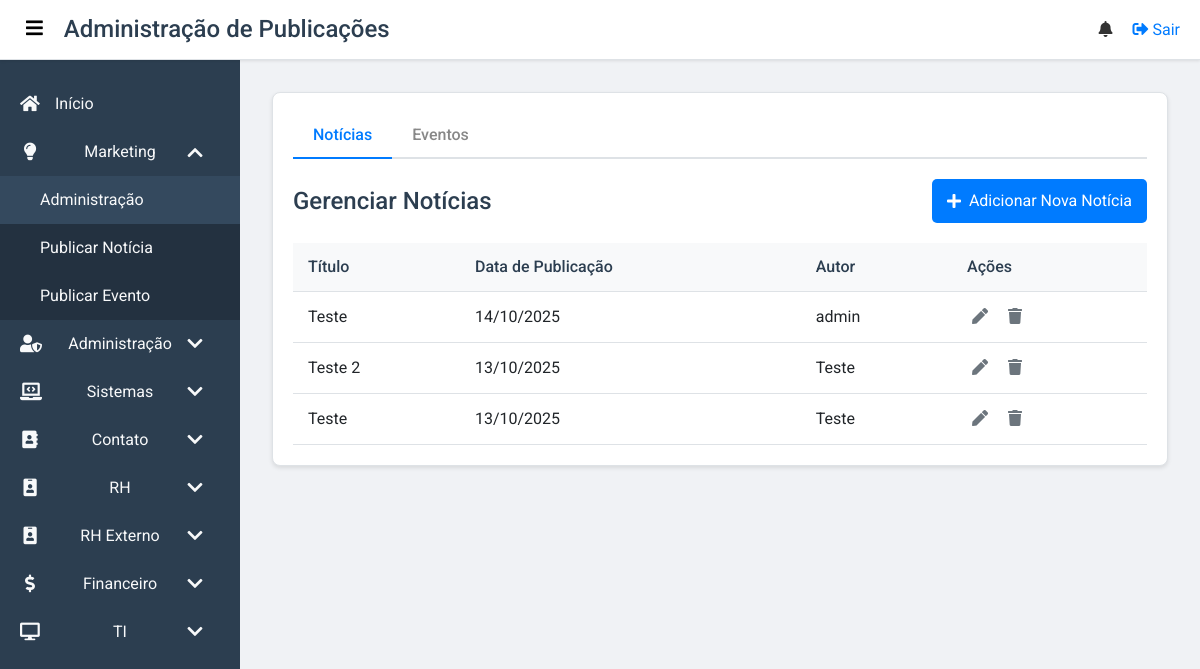
Page /administracao/publicacoes (signed in) on the committed database.
### app/models.py (models this page shows, shortened)
class News(db.Model):
    id = db.Column(db.Integer, primary_key=True)
    title = db.Column(db.String(200), nullable=False)
    content = db.Column(db.Text, nullable=False)
    image_url = db.Column(db.String(500), nullable=True)
    publication_date = db.Column(db.DateTime, nullable=False, default=datetime.utcnow)
    author_id = db.Column(db.Integer, db.ForeignKey('user.id'), nullable=False)

class User(db.Model, UserMixin):
    id = db.Column(db.Integer, primary_key=True)
    username = db.Column(db.String(150), unique=True, nullable=False)
    password = db.Column(db.String(200), nullable=False)
    failed_login_attempts = db.Column(db.Integer, default=0)
    is_locked = db.Column(db.Boolean, default=False) # This is the backend field for login blocking
    is_blocked = db.Column(db.Boolean, default=False) # This is for manual admin blocking
    is_suspended = db.Column(db.Boolean, default=False)
    groups = db.relationship('Group', secondary=user_group, backref='users')
    news = db.relationship('News', backref='author', lazy=True)
    events = db.relationship('Event', backref='creator', lazy=True)
    requests = db.relationship('AccessRequest', backref='requester', lazy=True)

### app/routes.py (the view)
@main.route('/administracao/publicacoes')
@login_required
@group_required('Marketing')
def administracao_publicacoes():
    news_items = News.query.order_by(News.publication_date.desc()).all()
    event_items = Event.query.order_by(Event.event_date.desc()).all()
    return render_template('publicacoes_administracao.html', news_items=news_items, event_items=event_items)

### app/routes.py (called while the page is built)
@main.context_processor
def inject_user_groups():
    if current_user.is_authenticated:
        user_groups = {group.name for group in current_user.groups}
        return dict(user_groups=user_groups)
    return dict(user_groups=set())

@main.context_processor
def inject_notifications():
    if current_user.is_authenticated:
        unread_notifications = Notification.query.filter_by(user_id=current_user.id, is_read=False).order_by(Notification.created_at.desc()).all()
        unread_notifications_count = len(unread_notifications)
        return dict(unread_notifications=unread_notifications, unread_notifications_count=unread_notifications_count)
    return dict(unread_notifications=[], unread_notifications_count=0)

### app/templates/publicacoes_administracao.html (shortened to what this page needs)
{% extends "base.html" %}
{% block page_title %}Administração de Publicações{% endblock %}
{% block body_class %}dashboard-page{% endblock %}
{% block content %}
<section class="dashboard">
    <div class="card">
        <div class="tabs-container">
            <div class="tab-headers">
                <button class="tab-link active" data-tab="tab-noticias">Notícias</button>
                <button class="tab-link" data-tab="tab-eventos">Eventos</button>
            </div>
            <div id="tab-noticias" class="tab-content active">
                <div class="main-header">
                    <h3>Gerenciar Notícias</h3>
                    <a href="{{ url_for('main.noticias_publicar') }}" class="btn-primary">
                        <i class="fas fa-plus"></i> Adicionar Nova Notícia
                    </a>
                </div>
                <div class="publications-body">
                    <table class="publications-table">
                        <thead>
                            <tr>
                                <th>Título</th>
                                <th>Data de Publicação</th>
                                <th>Autor</th>
                                <th>Ações</th>
                            </tr>
                        </thead>
                        <tbody>
                            {% for news in news_items %}
                            <tr>
                                <td>{{ news.title }}</td>
                                <td>{{ news.publication_date.strftime('%d/%m/%Y') }}</td>
                                <td>{{ news.author.username }}</td>
                                <td class="publication-actions">
                                    <a href="{{ url_for('main.noticias_editar', news_id=news.id) }}" class="btn-edit-publication" title="Editar">
                                        <i class="fas fa-pen"></i>
                                    </a>
                                    <form action="{{ url_for('main.noticias_deletar', news_id=news.id) }}" method="POST" style="display:inline;">
                                        <button type="submit" class="btn-delete-publication" title="Excluir" onclick="return confirm('Tem certeza que deseja excluir esta notícia?');">
                                            <i class="fas fa-trash"></i>
                                        </button>
                                    </form>
                                </td>
                            </tr>
                            {% else %}
                            <tr>
                                <td colspan="4">Nenhuma notícia encontrada.</td>
                            </tr>
                            {% endfor %}
                        </tbody>
                    </table>
                </div>
            </div>
        </div>
    </div>
</section>
{% endblock %}

### app/static/css/base.css (style rules this page uses)
:root { --primary-color: #007bff; --secondary-color: #2c3e50; --background-light: #f0f2f5; --background-white: #ffffff; --text-color: #333; --text-light: #f8f9fa; --border-color: #dee2e6; --shadow-color: rgba(0, 0, 0, 0.1); }
body { font-family: 'Roboto', sans-serif; margin: 0; padding: 0; background-color: var(--background-light); color: var(--text-color); -webkit-font-smoothing: antialiased; -moz-osx-font-smoothing: grayscale; }
h1, h2, h3, h4, h5, h6 { margin: 0; font-weight: 500; }
.card { background: white; padding: 20px; border-radius: 8px; box-shadow: 0 2px 4px var(--shadow-color); border: 1px solid var(--border-color); }

### app/templates/publicacoes_administracao.html (style rules this page uses)
.tabs-container { width: 100%; }
.tab-headers { display: flex; border-bottom: 2px solid var(--border-color); margin-bottom: 20px; }
.tab-link { padding: 10px 20px; cursor: pointer; background: none; border: none; font-size: 1rem; font-weight: 500; color: #888; position: relative; transition: color 0.3s; }
.tab-link.active { color: var(--primary-color); }
.tab-link.active::after { content: ''; position: absolute; bottom: -2px; left: 0; width: 100%; height: 2px; background-color: var(--primary-color); }
.tab-content { display: none; }
.tab-content.active { display: block; }
.main-header { display: flex; justify-content: space-between; align-items: center; margin-bottom: 20px; }
.main-header h3 { color: var(--secondary-color); font-size: 1.5rem; }
.btn-primary { background-color: var(--primary-color); color: white; padding: 10px 15px; border-radius: 5px; text-decoration: none; display: inline-flex; align-items: center; gap: 8px; transition: background-color 0.3s; }
.publications-table { width: 100%; border-collapse: collapse; }
.publications-table th, .publications-table td { padding: 12px 15px; text-align: left; border-bottom: 1px solid var(--border-color); }
.publications-table thead th { background-color: #f8f9fa; font-weight: 500; color: var(--secondary-color); }
.publication-actions { white-space: nowrap; }
.btn-edit-publication, .btn-delete-publication { background: none; border: none; cursor: pointer; font-size: 1rem; color: #6c757d; margin: 0 5px; transition: color 0.2s; }

### rows in the picture
News: title "Teste", publication_date "14/10/2025", author.username "admin"
News: title "Teste 2", publication_date "13/10/2025", author.username "Teste"
News: title "Teste", publication_date "13/10/2025", author.username "Teste"
